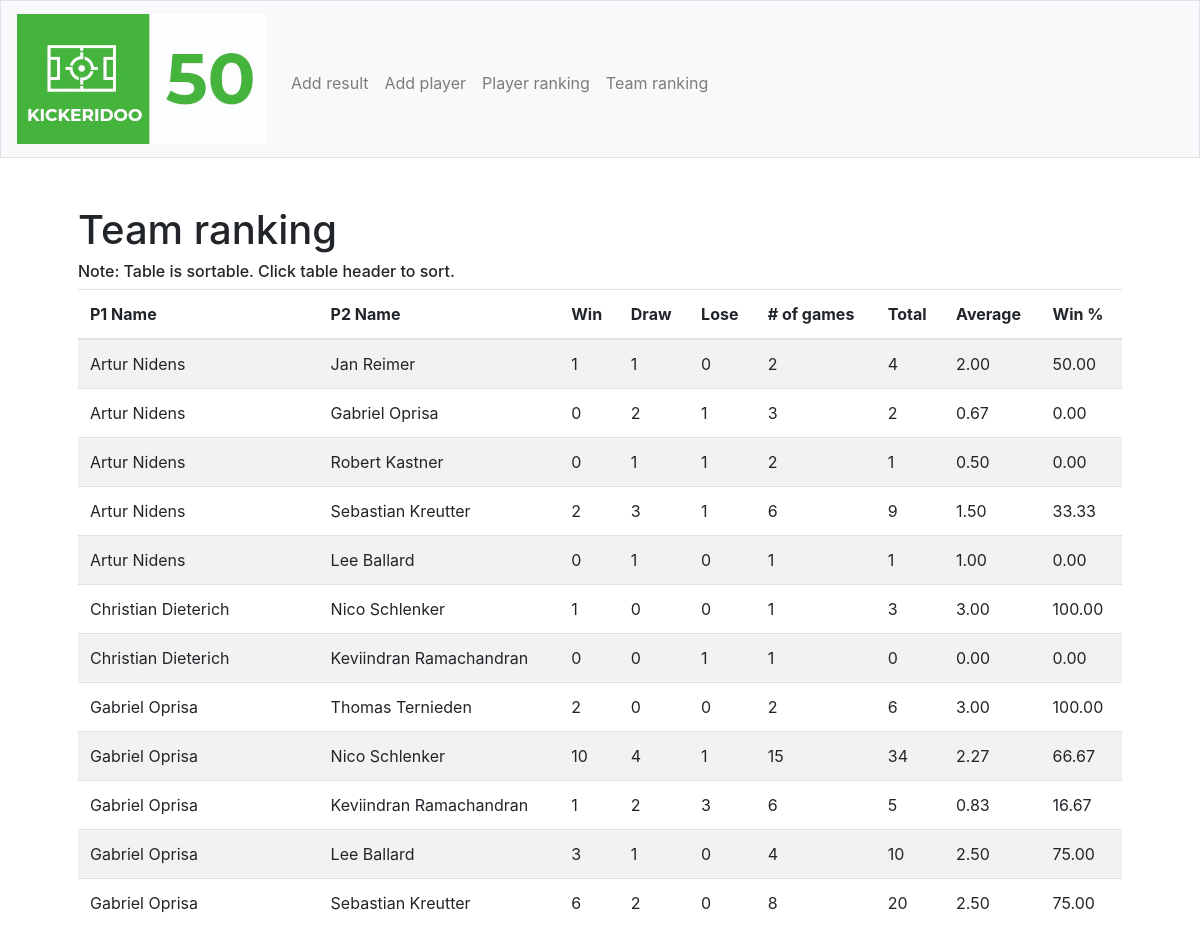
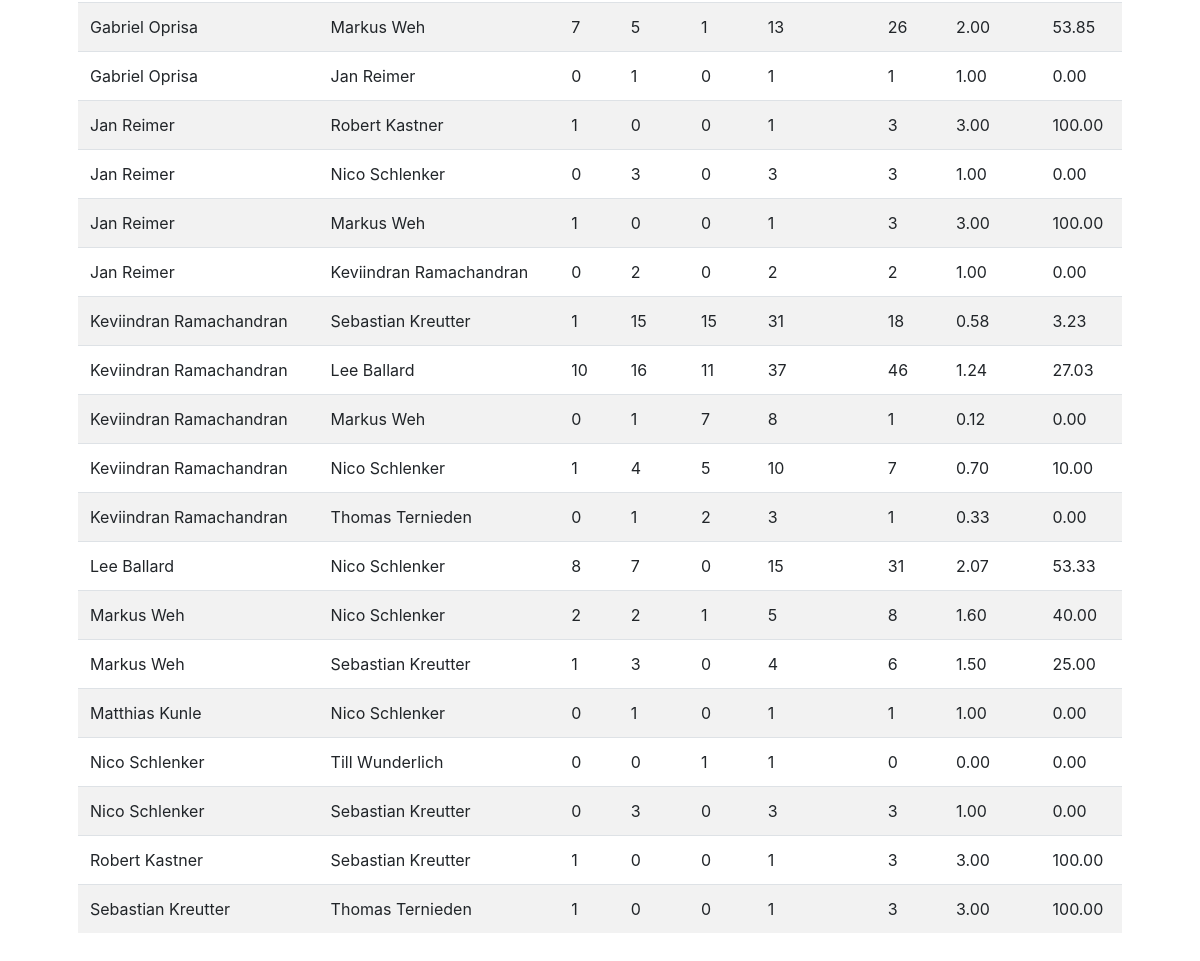
/team-ranking, run on an earlier commit of the app's database (2 pictures, top to bottom).
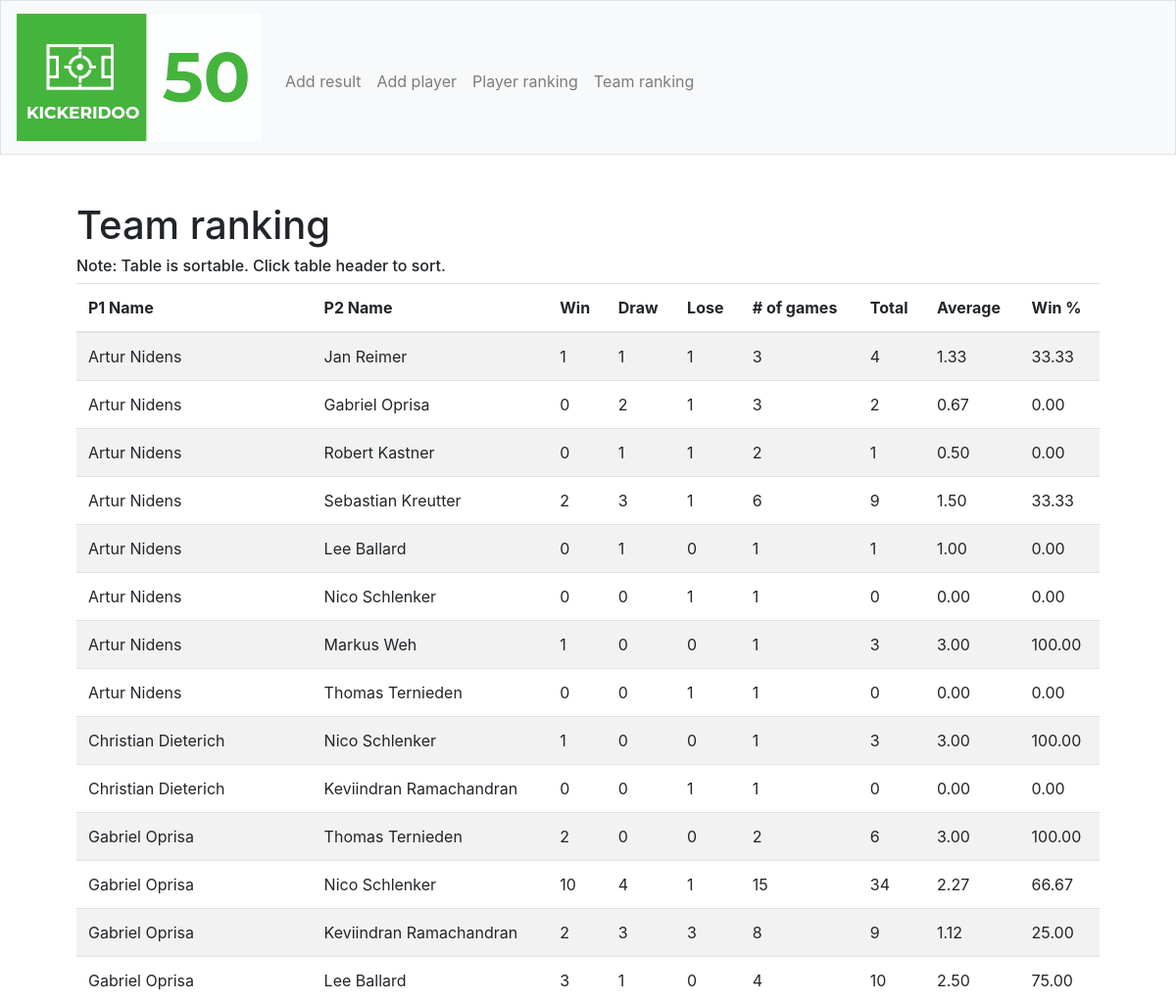
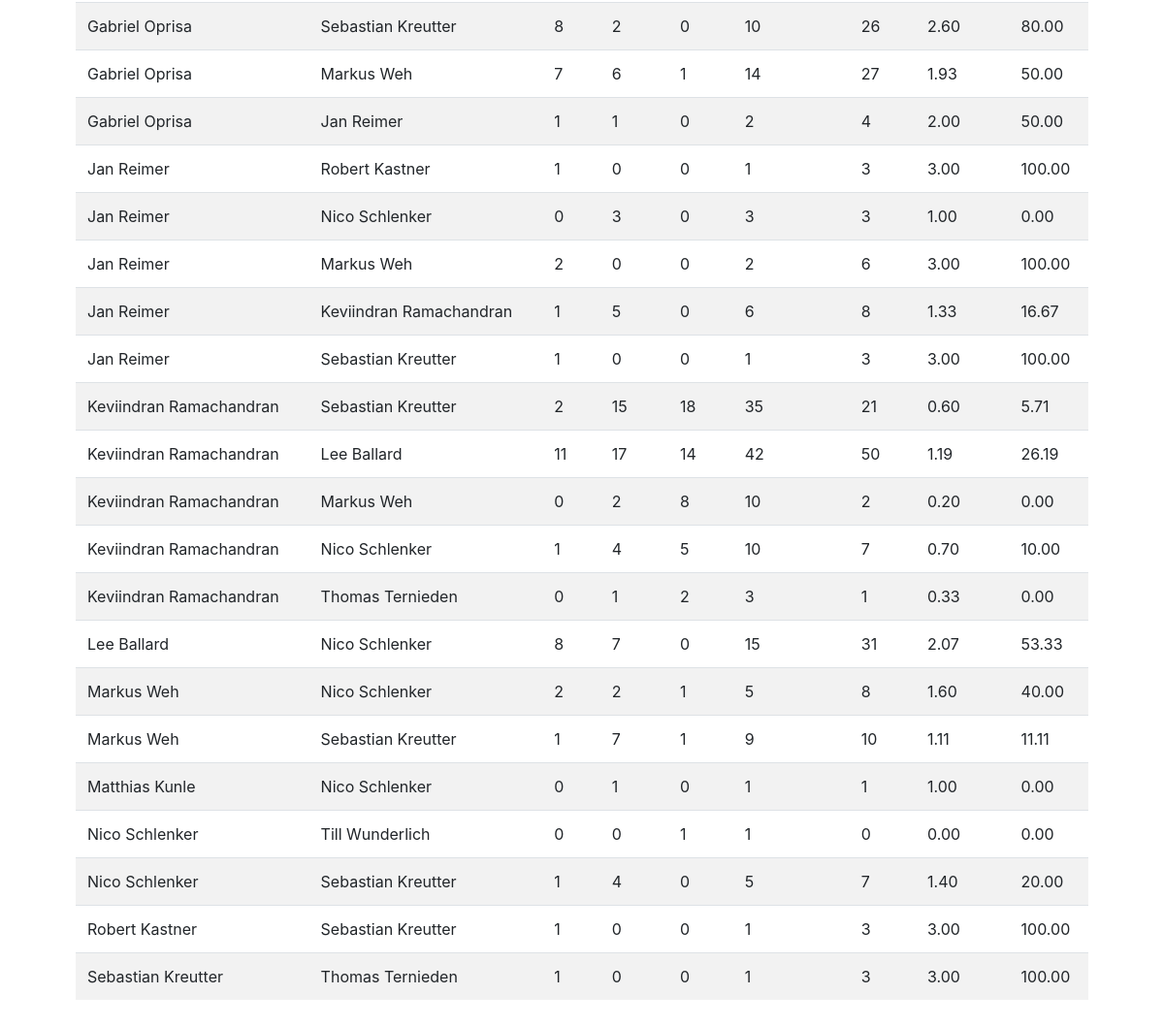
And on a later commit of the database (2 pictures, top to bottom).
### tables this page shows
CREATE TABLE "teams" (
	"id"	INTEGER PRIMARY KEY AUTOINCREMENT,
	"p1_id"	INTEGER,
	"p2_id"	INTEGER,
	"w"	INTEGER DEFAULT 0,
	"d"	INTEGER DEFAULT 0,
	"l"	INTEGER DEFAULT 0
);

CREATE TABLE "players" (
	"id"	INTEGER PRIMARY KEY AUTOINCREMENT,
	"name"	TEXT,
	"w"	INTEGER DEFAULT 0,
	"d"	INTEGER DEFAULT 0,
	"l"	INTEGER DEFAULT 0
);

### application.py (the view)
@app.route("/team-ranking")
def team_ranking():
    teams = db.execute("SELECT p1.name as p1_name, p2.name as p2_name, teams.w, teams.d, teams.l FROM teams JOIN players p1 on teams.p1_id = p1.id JOIN players p2 on teams.p2_id = p2.id ORDER BY p1_name ASC")
    return render_template("team-ranking.html", teams=teams)

### templates/team-ranking.html (shortened to what this page needs)
{% extends "layout.html" %}
{% block main %}
    <h1>Team ranking</h1>
    <h6>Note: Table is sortable. Click table header to sort.</h6>
    <table class="table table-striped sortable">
        <thead>
            <tr>
                <th>P1 Name</th>
                <th>P2 Name</th>
                <th>Win</th>
                <th>Draw</th>
                <th>Lose</th>
                <th># of games</th>
                <th>Total</th>
                <th>Average</th>
                <th>Win %</th>
            </tr>
        </thead>
        <tbody>
            {% for team in teams %}
            <tr>
                <td>{{ team.p1_name }}</td>
                <td>{{ team.p2_name }}</td>
                <td>{{ team.w }}</td>
                <td>{{ team.d }}</td>
                <td>{{ team.l }}</td>
                <td>{{ team.w + team.d + team.l }}</td>
                <td>{{ ((team.w * 3) + (team.d * 1)) }}</td>
                <td>{% if team.w + team.d + team.l != 0 %}
                    {{'%0.2f' | format(((team.w * 3) + (team.d * 1)) / (team.w + team.d + team.l)|float) }}
                    {% else %}
                    {{ 0 }}
                    {% endif %}
                </td>
                <td>
                    {% if team.w + team.d + team.l != 0 %}
                    {{'%0.2f' | format((team.w / (team.w + team.d + team.l)) * 100|float) }}
                    {% else %}
                    {{ 0 }}
                    {% endif %}
                </td>
            </tr>
            {% endfor %}
        </tbody>
    </table>
{% endblock %}

What changed in the data, as far as the page shows it:
changed teams (number 1 of 35 on the later page): l "0" → "1"; team.w+team.d+team.l "2" → "3"; w+d+l "2.00" → "1.33"; (team.w/(team.w+team.d+team.l))*100|float "50.00" → "33.33"
added teams: p1_name "Artur Nidens", p2_name "Nico Schlenker", w "0", d "0", l "1", team.w+team.d+team.l "1", ((team.w*3)+(team.d*1)) "0", w+d+l "0.00", (team.w/(team.w+team.d+team.l))*100|float "0.00"
added teams: p1_name "Artur Nidens", p2_name "Markus Weh", w "1", d "0", l "0", team.w+team.d+team.l "1", ((team.w*3)+(team.d*1)) "3", w+d+l "3.00", (team.w/(team.w+team.d+team.l))*100|float "100.00"
added teams: p1_name "Artur Nidens", p2_name "Thomas Ternieden", w "0", d "0", l "1", team.w+team.d+team.l "1", ((team.w*3)+(team.d*1)) "0", w+d+l "0.00", (team.w/(team.w+team.d+team.l))*100|float "0.00"
changed teams (number 13 of 35 on the later page): w "1" → "2"; d "2" → "3"; team.w+team.d+team.l "6" → "8"; ((team.w*3)+(team.d*1)) "5" → "9"; w+d+l "0.83" → "1.12"; (team.w/(team.w+team.d+team.l))*100|float "16.67" → "25.00"
changed teams (number 15 of 35 on the later page): w "6" → "8"; team.w+team.d+team.l "8" → "10"; ((team.w*3)+(team.d*1)) "20" → "26"; w+d+l "2.50" → "2.60"; (team.w/(team.w+team.d+team.l))*100|float "75.00" → "80.00"
changed teams (number 16 of 35 on the later page): d "5" → "6"; team.w+team.d+team.l "13" → "14"; ((team.w*3)+(team.d*1)) "26" → "27"; w+d+l "2.00" → "1.93"; (team.w/(team.w+team.d+team.l))*100|float "53.85" → "50.00"
changed teams (number 17 of 35 on the later page): w "0" → "1"; team.w+team.d+team.l "1" → "2"; ((team.w*3)+(team.d*1)) "1" → "4"; w+d+l "1.00" → "2.00"; (team.w/(team.w+team.d+team.l))*100|float "0.00" → "50.00"
changed teams (number 20 of 35 on the later page): w "1" → "2"; team.w+team.d+team.l "1" → "2"; ((team.w*3)+(team.d*1)) "3" → "6"
changed teams (number 21 of 35 on the later page): w "0" → "1"; d "2" → "5"; team.w+team.d+team.l "2" → "6"; ((team.w*3)+(team.d*1)) "2" → "8"; w+d+l "1.00" → "1.33"; (team.w/(team.w+team.d+team.l))*100|float "0.00" → "16.67"
added teams: p1_name "Jan Reimer", p2_name "Sebastian Kreutter", w "1", d "0", l "0", team.w+team.d+team.l "1", ((team.w*3)+(team.d*1)) "3", w+d+l "3.00", (team.w/(team.w+team.d+team.l))*100|float "100.00"
changed teams (number 23 of 35 on the later page): w "1" → "2"; l "15" → "18"; team.w+team.d+team.l "31" → "35"; ((team.w*3)+(team.d*1)) "18" → "21"; w+d+l "0.58" → "0.60"; (team.w/(team.w+team.d+team.l))*100|float "3.23" → "5.71"
changed teams (number 24 of 35 on the later page): w "10" → "11"; d "16" → "17"; l "11" → "14"; team.w+team.d+team.l "37" → "42"; ((team.w*3)+(team.d*1)) "46" → "50"; w+d+l "1.24" → "1.19"; (team.w/(team.w+team.d+team.l))*100|float "27.03" → "26.19"
changed teams (number 25 of 35 on the later page): d "1" → "2"; l "7" → "8"; team.w+team.d+team.l "8" → "10"; ((team.w*3)+(team.d*1)) "1" → "2"; w+d+l "0.12" → "0.20"
changed teams (number 30 of 35 on the later page): d "3" → "7"; l "0" → "1"; team.w+team.d+team.l "4" → "9"; ((team.w*3)+(team.d*1)) "6" → "10"; w+d+l "1.50" → "1.11"; (team.w/(team.w+team.d+team.l))*100|float "25.00" → "11.11"
changed teams (number 33 of 35 on the later page): w "0" → "1"; d "3" → "4"; team.w+team.d+team.l "3" → "5"; ((team.w*3)+(team.d*1)) "3" → "7"; w+d+l "1.00" → "1.40"; (team.w/(team.w+team.d+team.l))*100|float "0.00" → "20.00"
